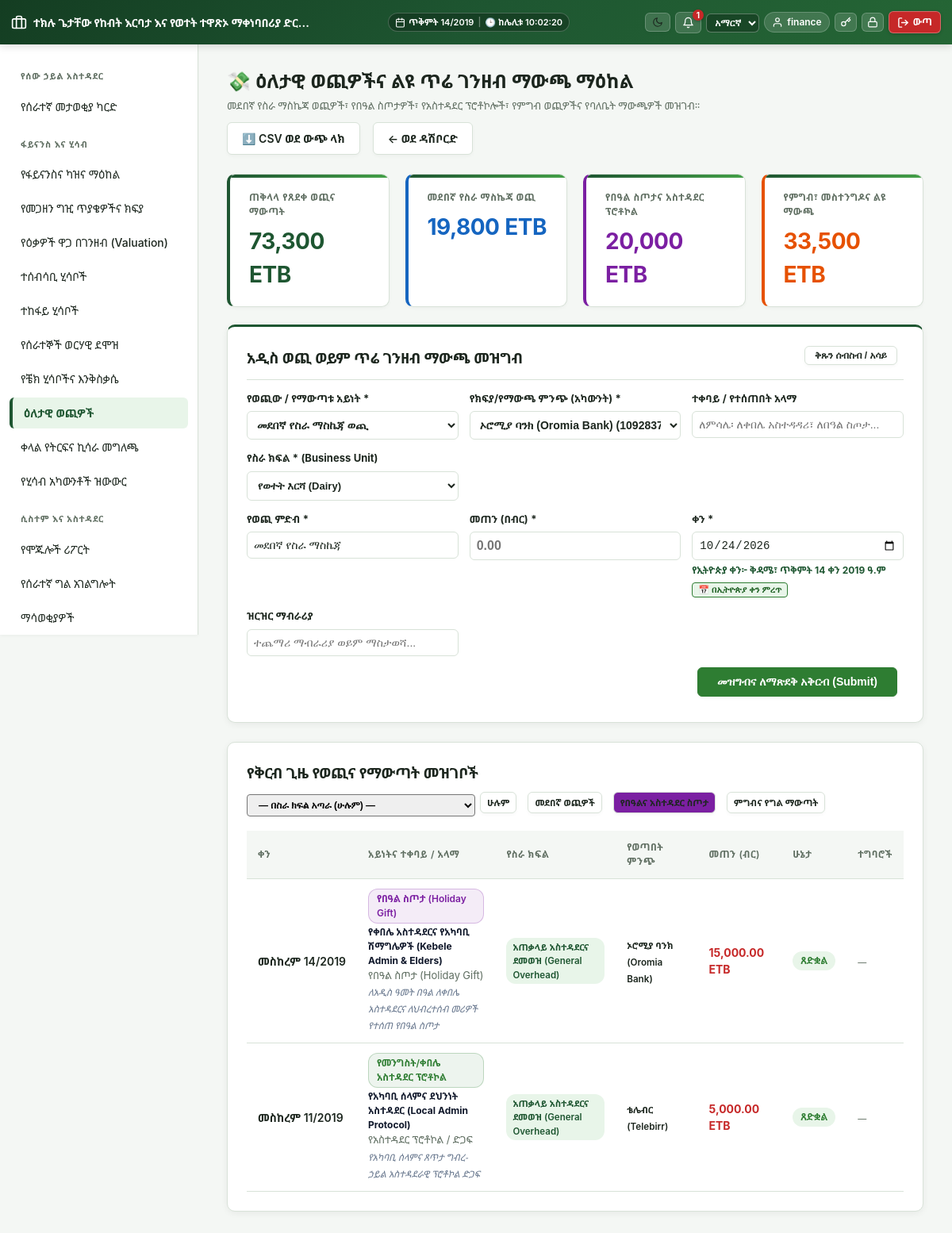
Page /modules/finance/expenses.php?filter_type=gifts (signed in) on the committed database.
### tables this page shows
CREATE TABLE `fin_expenses` (
  `id` int(11) NOT NULL,
  `unit_tag` enum('dairy','poultry','fish','feed_production','warehouse','distribution','general_overhead','veterinary') NOT NULL,
  `category` varchar(80) NOT NULL,
  `amount` decimal(14,2) NOT NULL,
  `bank_account_id` int(11) DEFAULT NULL,
  `withdrawal_type` varchar(60) NOT NULL DEFAULT 'operating_expense',
  `expense_date` date NOT NULL,
  `description` varchar(255) DEFAULT NULL,
  `recipient_name` varchar(150) DEFAULT NULL,
  `requested_by` int(11) NOT NULL,
  `approved_by` int(11) DEFAULT NULL,
  `status` enum('pending','approved','rejected','paid') NOT NULL DEFAULT 'pending',
  `created_at` datetime DEFAULT current_timestamp()
);

CREATE TABLE `fin_bank_accounts` (
  `id` int(11) NOT NULL,
  `bank_name` varchar(100) NOT NULL DEFAULT 'Oromia Bank',
  `account_type` enum('bank','cash','mobile') NOT NULL DEFAULT 'bank',
  `account_name` varchar(150) NOT NULL,
  `account_number` varchar(50) NOT NULL,
  `opening_balance` decimal(14,2) NOT NULL DEFAULT 0.00,
  `created_at` datetime DEFAULT current_timestamp()
);

### modules/finance/expenses.php (the view, shortened to what the rows shown need)
<?php
require_once __DIR__ . '/../../includes/functions.php';
require_once __DIR__ . '/../../includes/auth.php';
require_once __DIR__ . '/../../includes/header.php';
$withdrawalTypes = [
    'operating_expense' => [
        'label' => current_locale() === 'am' ? 'መደበኛ የስራ ማስኬጃ ወጪ' : 'Operating Expense',
        'badge' => 'badge-blue',
        'color' => '#1565c0',
        'icon'  => ''
    ],
    'holiday_gift' => [
        'label' => current_locale() === 'am' ? 'የበዓል ስጦታ (Holiday Gift)' : 'Holiday Gift',
        'badge' => 'badge-purple',
        'color' => '#7b1fa2',
        'icon'  => ''
    ],
    'admin_protocol' => [
        'label' => current_locale() === 'am' ? 'የመንግስት/ቀበሌ አስተዳደር ፕሮቶኮል' : 'Govt/Kebele Protocol',
        'badge' => 'badge-green',
        'color' => '#2e7d32',
        'icon'  => ''
    ],
    'food_withdrawal' => [
        'label' => current_locale() === 'am' ? 'የምግብና መስተንግዶ ፍጆታ' : 'Food & Hospitality',
        'badge' => 'badge-yellow',
        'color' => '#e65100',
        'icon'  => ''
    ],
    'owner_drawing' => [
        'label' => current_locale() === 'am' ? 'የባለቤት የግል ማውጣት' : 'Owner Drawing',
        'badge' => 'badge-orange',
        'color' => '#c2185b',
        'icon'  => ''
    ],
    'cash_withdrawal' => [
        'label' => current_locale() === 'am' ? 'አጠቃላይ የጥሬ ገንዘብ ማውጣት' : 'Cash Withdrawal',
        'badge' => 'badge-gray',
        'color' => '#455a64',
        'icon'  => ''
    ]
];
$unitLabels = [
    'dairy' => [
        'name' => current_locale() === 'am' ? 'የወተት እርሻ (Dairy)' : 'Dairy Farm',
        'icon' => ''
    ],
    'poultry' => [
        'name' => current_locale() === 'am' ? 'የዶሮና እንቁላል እርባታ (Poultry)' : 'Poultry & Eggs',
        'icon' => ''
    ],
    'fish' => [
        'name' => current_locale() === 'am' ? 'የዓሳ እርባታ (Fish)' : 'Fish Aquaculture',
        'icon' => ''
    ],
    'feed_production' => [
        'name' => current_locale() === 'am' ? 'የመኖ ምርትና እርሻ (Feed)' : 'Feed Production & Crops',
        'icon' => ''
    ],
    'warehouse' => [
        'name' => current_locale() === 'am' ? 'መጋዘንና ግዢ (Warehouse)' : 'Warehouse & Inventory',
        'icon' => ''
    ],
    'distribution' => [
        'name' => current_locale() === 'am' ? 'ስርጭትና መዳረሻ ሱቆች (Distribution)' : 'Distribution & Logistics',
        'icon' => ''
    ],
    'veterinary' => [
        'name' => current_locale() === 'am' ? 'የእንስሳት ህክምና (Veterinary)' : 'Veterinary Clinic',
        'icon' => ''
    ],
    'general_overhead' => [
        'name' => current_locale() === 'am' ? 'አጠቃላይ አስተዳደርና ደመወዝ (General Overhead)' : 'General Overhead & Admin',
        'icon' => ''
    ],
];
$filterType = $_GET['filter_type'] ?? '';
$where = '1=1';
if ($filterType === 'operating') {
    $where .= " AND e.withdrawal_type = 'operating_expense'";
} elseif ($filterType === 'gifts') {
    $where .= " AND e.withdrawal_type IN ('holiday_gift', 'admin_protocol')";
} elseif ($filterType === 'special') {
    $where .= " AND e.withdrawal_type IN ('food_withdrawal', 'owner_drawing', 'cash_withdrawal')";
}
$expenses = db()->query(
    "SELECT e.*, b.bank_name, b.account_type, u.name AS requester_name
     FROM fin_expenses e
     LEFT JOIN fin_bank_accounts b ON b.id = e.bank_account_id
     LEFT JOIN users u ON u.id = e.requested_by
     WHERE {$where}
     ORDER BY e.expense_date DESC, e.id DESC LIMIT 60"
)->fetchAll();
?>
<div style="display:flex;justify-content:space-between;align-items:center;margin-bottom:16px;flex-wrap:wrap;gap:10px">
    <div>
        <h2 class="mt-0" style="margin-bottom:4px">
            💸 <?= current_locale() === 'am' ? 'ዕለታዊ ወጪዎችና ልዩ ጥሬ ገንዘብ ማውጫ ማዕከል' : 'Expenses & Cash Withdrawals Center' ?>
        </h2>
    </div>
</div>
<div class="card" style="box-shadow:0 2px 8px rgba(0,0,0,0.06);width:100%">
        <div style="overflow-x:auto">
            <table>
                <thead>
                    <tr>
                        <th><?= h(t('common.date', 'Date')) ?></th>
                        <th><?= current_locale() === 'am' ? 'አይነትና ተቀባይ / አላማ' : 'Type & Recipient' ?></th>
                        <th><?= current_locale() === 'am' ? 'የስራ ክፍል' : 'Unit' ?></th>
                        <th><?= current_locale() === 'am' ? 'የወጣበት ምንጭ' : 'Account' ?></th>
                        <th><?= current_locale() === 'am' ? 'መጠን (ብር)' : 'Amount' ?></th>
                        <th><?= h(t('common.status', 'Status')) ?></th>
                        <th><?= h(t('common.actions', 'Action')) ?></th>
                    </tr>
                </thead>
                <tbody>
                    <?php foreach ($expenses as $e):
                        $typeMeta = $withdrawalTypes[$e['withdrawal_type'] ?? 'operating_expense'] ?? $withdrawalTypes['operating_expense'];
                        $accName = $e['bank_name'] ?: (current_locale() === 'am' ? 'ጥሬ ገንዘብ / ባንክ' : 'Cash / Bank');
                        $stText = match($e['status']) {
                            'approved' => (current_locale() === 'am' ? 'ጸድቋል' : 'Approved'),
                            'rejected' => (current_locale() === 'am' ? 'ውድቅ ተደርጓል' : 'Rejected'),
                            default => (current_locale() === 'am' ? 'በመጠባበቅ ላይ' : 'Pending')
                        };
                    ?>
                        <tr>
                            <td style="white-space:nowrap;font-weight:600">
                                <?= h(eth_date($e['expense_date'])) ?>
                            </td>
                            <td>
                                <span class="badge" style="background:<?= $typeMeta['color'] ?>15;color:<?= $typeMeta['color'] ?>;border:1px solid <?= $typeMeta['color'] ?>40">
                                    <?= h($typeMeta['label']) ?>
                                </span>
                                <?php if (!empty($e['recipient_name'])): ?>
                                    <div style="font-size:12px;font-weight:700;color:#0f172a;margin-top:2px">
                                        <?= h($e['recipient_name']) ?>
                                    </div>
                                <?php endif; ?>
                                <small class="text-muted" style="display:block"><?= h($e['category']) ?></small>
                                <?php if (!empty($e['description'])): ?>
                                    <small style="color:#64748b;font-style:italic"><?= h($e['description']) ?></small>
                                <?php endif; ?>
                            </td>
                            <td>
                                <span class="badge" style="font-size:11.5px;padding:3px 8px;font-weight:600">
                                    <?= h($unitLabels[$e['unit_tag']]['name'] ?? $e['unit_tag']) ?>
                                </span>
                            </td>
                            <td>
                                <small style="font-weight:600"><?= h($accName) ?></small>
                            </td>
                            <td>
                                <strong style="font-size:14px;color:#c62828"><?= number_format($e['amount'], 2) ?> ETB</strong>
                            </td>
                            <td>
                                <span class="badge <?= $e['status']==='approved'?'active':($e['status']==='rejected'?'sold':'dry') ?>">
                                    <?= h($stText) ?>
                                </span>
                            </td>
                            <td>
                                <?php if ($e['status'] === 'pending'): ?>
                                    <div style="display:flex;gap:4px">
                                        <form method="post" style="display:inline"><?= csrf_field() ?>
                                            <input type="hidden" name="decide_id" value="<?= (int) $e['id'] ?>">
                                            <input type="hidden" name="decision" value="approve">
                                            <button class="btn secondary" type="submit" style="padding:3px 8px;font-size:11px;background:#2e7d32;color:white;border-color:#2e7d32">✓ አጽድቅ</button>
                                        </form>
                                        <form method="post" style="display:inline"><?= csrf_field() ?>
                                            <input type="hidden" name="decide_id" value="<?= (int) $e['id'] ?>">
                                            <input type="hidden" name="decision" value="reject">
                                            <button class="btn danger" type="submit" style="padding:3px 8px;font-size:11px">✕ ውድቅ</button>
                                        </form>
                                    </div>
                                <?php else: ?>
                                    <span class="text-muted" style="font-size:11px">—</span>
                                <?php endif; ?>
                            </td>
                        </tr>
                    <?php endforeach; ?>
                </tbody>
            </table>
        </div>
    </div>
</div>
<?php require_once __DIR__ . '/../../includes/footer.php'; ?>

### rows in the picture
fin_expenses: expense_date "መስከረም 14/2019", withdrawal_type "የበዓል ስጦታ (Holiday Gift)", recipient_name "የቀበሌ አስተዳደርና የአካባቢ ሽማግሌዎች (Kebele Admin & Elders)", category "የበዓል ስጦታ (Holiday Gift)", description "ለአዲስ ዓመት በዓል ለቀበሌ አስተዳደርና ለህብረተሰብ መሪዎች የተሰጠ የበዓል ስጦታ", unit_tag "አጠቃላይ አስተዳደርና ደመወዝ (General Overhead)", fin_bank_accounts.bank_name "ኦሮሚያ ባንክ (Oromia Bank)", amount "15,000.00", status "ጸድቋል"
fin_expenses: expense_date "መስከረም 11/2019", withdrawal_type "የመንግስት/ቀበሌ አስተዳደር ፕሮቶኮል", recipient_name "የአካባቢ ሰላምና ደህንነት አስተዳደር (Local Admin Protocol)", category "የአስተዳደር ፕሮቶኮል / ድጋፍ", description "የአካባቢ ሰላምና ጸጥታ ግብረ-ኃይል አስተዳደራዊ ፕሮቶኮል ድጋፍ", unit_tag "አጠቃላይ አስተዳደርና ደመወዝ (General Overhead)", fin_bank_accounts.bank_name "ቴሌብር (Telebirr)", amount "5,000.00", status "ጸድቋል"

### other values in the picture
$unread "1"
$user['name'] "finance"
$sec['title'] "የሰው ኃይል አስተዳደር"
$item['label'] "የሰራተኛ መታወቂያ ካርድ"
$sec['title'] "ፋይናንስ እና ሂሳብ"
$item['label'] "የፋይናንስና ካዝና ማዕከል"
$item['label'] "የመጋዘን ግዢ ጥያቄዎችና ክፍያ"
$item['label'] "የዕቃዎች ዋጋ በገንዘብ (Valuation)"
$item['label'] "ተሰብሳቢ ሂሳቦች"
$item['label'] "ተከፋይ ሂሳቦች"
$item['label'] "የሰራተኞች ወርሃዊ ደሞዝ"
$item['label'] "የቼክ ሂሳቦችና እንቅስቃሴ"
$item['label'] "ዕለታዊ ወጪዎች"
$item['label'] "ቀላል የትርፍና ኪሳራ መግለጫ"
$item['label'] "የሂሳብ አካውንቶች ዝውውር"
